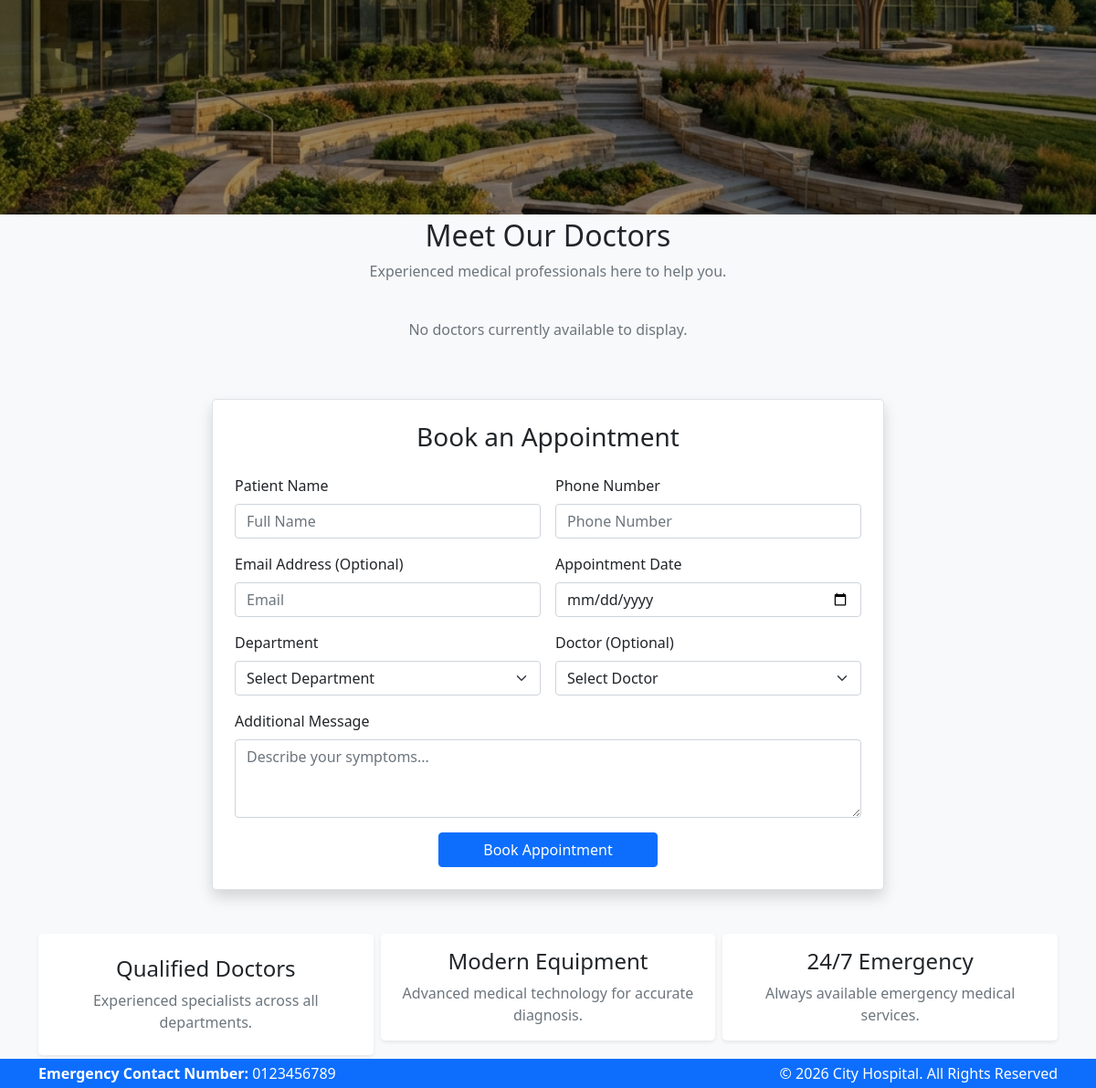
The app's page / (lower part), older data.
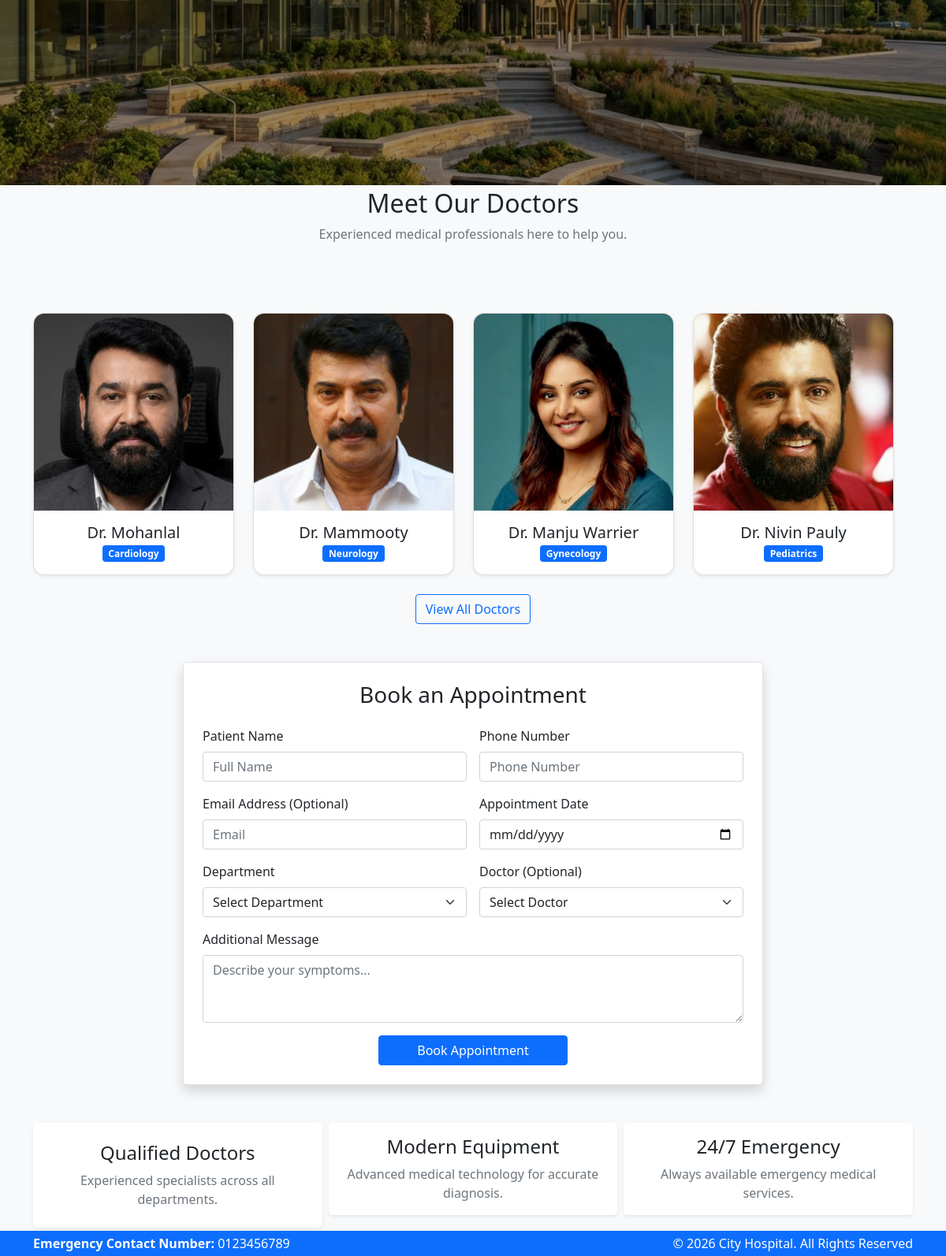
The same page, newer data.
### home/models.py (models this page shows, shortened)
class Doctor(models.Model):
    name = models.CharField(max_length=120)
    specialization = models.CharField(max_length=120, blank=True)
    department = models.ForeignKey(Department, on_delete=models.SET_NULL, null=True, blank=True)
    image = models.ImageField(upload_to="doctors/", blank=True, null=True)

class Department(models.Model):
    name = models.CharField(max_length=120, unique=True)
    description = models.TextField(blank=True)

### home/views.py (the view)
# urls.py: path("", views.home_page, name="home"),
def home_page(request):
    doctors = Doctor.objects.all().order_by("id")  # You might want to limit this, e.g., [:4]
    departments = Department.objects.all().order_by("name")
    return render(request, "index.html", {"doctors": doctors, "departments": departments})

### home/templates/index.html (shortened to what the changed rows need)
{% extends "base.html" %}
{% load static %}
{% block content %}
<div class="container py-1">
  <div class="row mb-5">
    <div class="col-12 text-center mb-4">
      <h2>Meet Our Doctors</h2>
      <p class="text-muted">Experienced medical professionals here to help you.</p>
    </div>
    {% if doctors %}
    <div class="row g-4 row-cols-1 row-cols-sm-2 row-cols-lg-3 row-cols-xl-4 justify-content-center">
      {% for d in doctors|slice:":4" %}
      <div class="col">
        <div class="card doctor-card shadow-sm h-100 text-center">
          {% if d.image %}
          <img src="{{ d.image.url }}" class="doctor-img" alt="{{ d.name }}" style="height: 250px; object-fit: cover;">
          {% else %}
          <img src="{% static 'images/doctor_placeholder.jpg' %}" class="doctor-img" alt="Doctor"
            style="height: 250px; object-fit: cover;">
          {% endif %}
          <div class="card-body d-flex flex-column justify-content-center">
            <h5 class="mb-1">{{ d.name }}</h5>
            {% if d.department %}
            <span class="badge bg-primary align-self-center">{{ d.department.name }}</span>
            {% else %}
            <p class="text-muted mb-2">No Department</p>
            {% endif %}
          </div>
        </div>
      </div>
      {% endfor %}
    </div>
    <div class="text-center mt-4">
      <a href="{% url 'doctors' %}" class="btn btn-outline-primary">View All Doctors</a>
    </div>
    {% else %}
    <p class="text-center text-muted">No doctors currently available to display.</p>
    {% endif %}
  </div>
</div>
{% endblock %}

Row changes from the older to the newer data that the page shows:
added Doctor: image (picture), name "Dr. Mohanlal", department.name "Cardiology"
added Doctor: image (picture), name "Dr. Mammooty", department.name "Neurology"
added Doctor: image (picture), name "Dr. Manju Warrier", department.name "Gynecology"
added Doctor: image (picture), name "Dr. Nivin Pauly", department.name "Pediatrics"
Text that changed along with them:
text no longer shown: "No doctors currently available to display."
text now shown: "View All Doctors"
